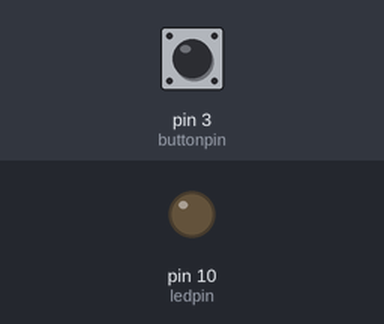
The sketch below on a simulated Arduino Uno, built with avr-gcc and run on an emulated ATmega328P. Parts: output pins drawn as LEDs (lit = HIGH). Dashed ring = blinking. Inputs (shaded band) come from the test bench; at power-on: pin 3 (buttonpin) LOW.

Above: at 1.2 s.
1.3 s: pin 3 (buttonpin) pulled HIGH for 3.2 s
At 2.1 s:
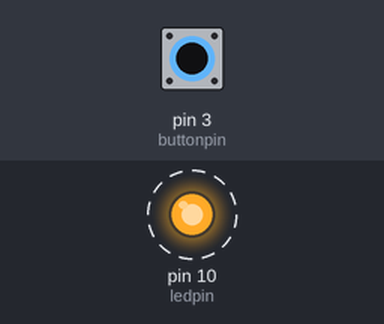
Timing chart, 0 to 5.8 s (numbered marks = the images above; inputs shaded):
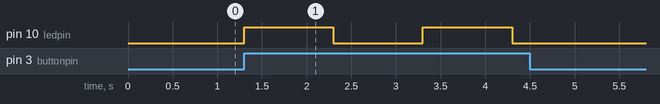

The sketch:

2-blinkingusingbutton.ino
```cpp
int ledpin = 10;
int buttonpin = 3;
int blinkspeed = 1000;
int buttonstate = 0;

void setup() {
  pinMode(ledpin, OUTPUT);
  pinMode(buttonpin, INPUT);
}

void loop() {

  buttonstate = digitalRead(buttonpin);
  if (buttonstate == HIGH) {
    digitalWrite(ledpin, HIGH);
    delay(blinkspeed);
    digitalWrite(ledpin, LOW);
    delay(blinkspeed);

  } else if (buttonstate == LOW) {
    digitalWrite(ledpin, LOW);
  }
}
```

Measured:
- after the input at 1.3 s, pin 10 (ledpin): alternates HIGH for 1.0 s and LOW for 1.0 s, 4 changes in all, then stays LOW, starting at once
